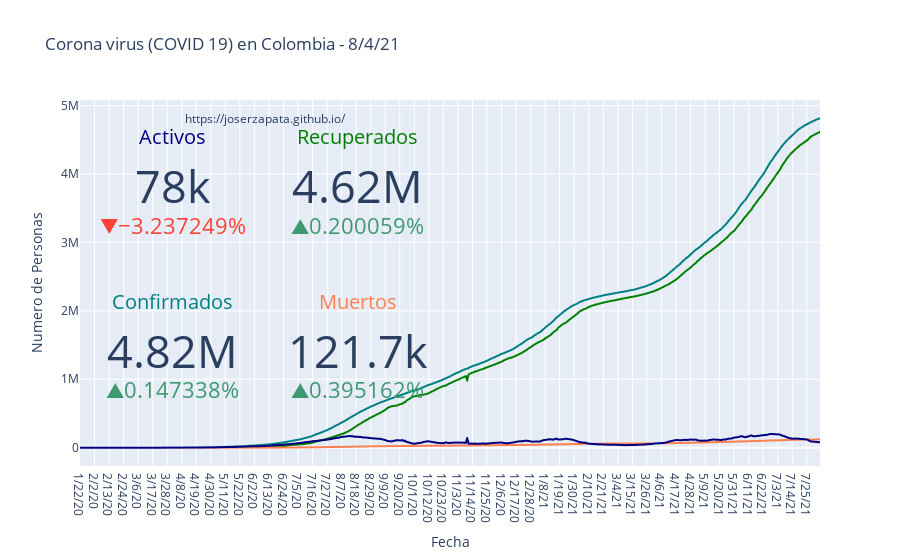

The notebook cell this image was saved under:
### Markdown cell above
## Numero de Casos COVID 19 en Colombia (Hasta 4 de Agosto 2021)

### Code cell
column_names = ["Fecha", "Confirmados", "Recuperados","Muertos"]
colombia = pd.DataFrame(columns = column_names)
colombia["Fecha"] = confirmed["Fecha"].values
colombia["Confirmados"] = confirmed["Colombia"].values
colombia["Recuperados"] = recovered.loc["Colombia"].values
colombia["Muertos"] = death.loc["Colombia"].values
colombia["Activos"] = colombia["Confirmados"] - colombia["Recuperados"] - colombia["Muertos"]

fecha_datos_completos = '8/4/21'
pos_final = len(colombia.set_index('Fecha').loc[:fecha_datos_completos,:])
colombia = colombia.iloc[:pos_final,:]


df_melt3 = colombia.melt(id_vars='Fecha', value_vars= list(colombia.columns)[1:], var_name=None)
fig = px.line(df_melt3, x='Fecha' , y='value', color='variable',
              color_discrete_sequence=["teal","green","coral", "navy"],
              title=f'Corona virus (COVID 19) en Colombia - {colombia.iloc[-1,0]}')
# Indicador de numero total de confirmados
fig.add_indicator( title= {'text':'Confirmados', 'font':{'color':'teal'}},
                  value = colombia['Confirmados'].iloc[-1],
                  mode = "number+delta", delta = {"reference": colombia['Confirmados'
                  ].iloc[-2], 'relative': True },domain = {'x': [0, 0.25], 'y': [0.15, .4]})
#Indicador numero total de Activos
fig.add_indicator(title={'text':'Activos', 'font':{'color':'navy'}},
                  value = colombia['Activos'].iloc[-1],
                  mode = "number+delta", delta = {"reference": colombia['Activos'
                  ].iloc[-2], 'relative': True },domain = {'x': [0, 0.25], 'y': [0.6, .85]})
#Indicador numero total de Recuperados
fig.add_indicator(title={'text':'Recuperados', 'font':{'color':'green'}},
                  value = colombia['Recuperados'].iloc[-1],
                  mode = "number+delta", delta = {"reference": colombia['Recuperados'
                  ].iloc[-2], 'relative': True },domain = {'x': [0.25, 0.50], 'y': [0.6, .85]})
#Indicador numero total de muertos
fig.add_indicator(title={'text':'Muertos', 'font':{'color':'coral'}},
                  value = colombia['Muertos'].iloc[-1],
                  mode = "number+delta", delta = {"reference": colombia['Muertos'
                  ].iloc[-2], 'relative': True },domain = {'x': [0.25, 0.5], 'y': [0.15, .4]})
fig.add_annotation(x=140, y=df_melt3['value'].max(),
                   text='https://joserzapata.github.io/', showarrow=False)
fig.layout.update(showlegend=False,
                  yaxis =  {"title": {"text": "Numero de Personas"}}, # Cambiar texto eje y
                  xaxis =  {"title": {"text": "Fecha"}})
# grabar grafica en chart-studio si se proporciona el api-key
if api_key: py.plot(fig, filename = 'Colombia_general', auto_open=False)
fig.show()

### Figure 1 — Plotly figure (JSON) as saved in the notebook; plotly's stock layout.template omitted (floating-point values rounded to 4 significant figures; data arrays with more than 128 entries replaced by an {"elided": "..."} marker saying what was removed)
{"data": [{"hovertemplate": "variable=Confirmados<br>Fecha=%{x}<br>value=%{y}<extra></extra>", "legendgroup": "Confirmados", "line": {"color": "teal", "dash": "solid"}, "marker": {"symbol": "circle"}, "mode": "lines", "name": "Confirmados", "showlegend": true, "type": "scattergl", "x": {"elided": "561 str values"}, "xaxis": "x", "y": {"elided": "561 int values"}, "yaxis": "y"}, {"hovertemplate": "variable=Recuperados<br>Fecha=%{x}<br>value=%{y}<extra></extra>", "legendgroup": "Recuperados", "line": {"color": "green", "dash": "solid"}, "marker": {"symbol": "circle"}, "mode": "lines", "name": "Recuperados", "showlegend": true, "type": "scattergl", "x": {"elided": "561 str values"}, "xaxis": "x", "y": {"elided": "561 int values"}, "yaxis": "y"}, {"hovertemplate": "variable=Muertos<br>Fecha=%{x}<br>value=%{y}<extra></extra>", "legendgroup": "Muertos", "line": {"color": "coral", "dash": "solid"}, "marker": {"symbol": "circle"}, "mode": "lines", "name": "Muertos", "showlegend": true, "type": "scattergl", "x": {"elided": "561 str values"}, "xaxis": "x", "y": {"elided": "561 int values"}, "yaxis": "y"}, {"hovertemplate": "variable=Activos<br>Fecha=%{x}<br>value=%{y}<extra></extra>", "legendgroup": "Activos", "line": {"color": "navy", "dash": "solid"}, "marker": {"symbol": "circle"}, "mode": "lines", "name": "Activos", "showlegend": true, "type": "scattergl", "x": {"elided": "561 str values"}, "xaxis": "x", "y": {"elided": "561 int values"}, "yaxis": "y"}, {"delta": {"reference": 4807979, "relative": true}, "domain": {"x": [0, 0.25], "y": [0.15, 0.4]}, "mode": "number+delta", "title": {"font": {"color": "teal"}, "text": "Confirmados"}, "type": "indicator", "value": 4815063}, {"delta": {"reference": 80624, "relative": true}, "domain": {"x": [0, 0.25], "y": [0.6, 0.85]}, "mode": "number+delta", "title": {"font": {"color": "navy"}, "text": "Activos"}, "type": "indicator", "value": 78014}, {"delta": {"reference": 4606139, "relative": true}, "domain": {"x": [0.25, 0.5], "y": [0.6, 0.85]}, "mode": "number+delta", "title": {"font": {"color": "green"}, "text": "Recuperados"}, "type": "indicator", "value": 4615354}, {"delta": {"reference": 121216, "relative": true}, "domain": {"x": [0.25, 0.5], "y": [0.15, 0.4]}, "mode": "number+delta", "title": {"font": {"color": "coral"}, "text": "Muertos"}, "type": "indicator", "value": 121695}], "layout": {"annotations": [{"showarrow": false, "text": "https://joserzapata.github.io/", "x": 140, "y": 4815063}], "legend": {"title": {"text": "variable"}, "tracegroupgap": 0}, "showlegend": false, "title": {"text": "Corona virus (COVID 19) en Colombia - 8/4/21"}, "xaxis": {"anchor": "y", "domain": [0, 1], "title": {"text": "Fecha"}}, "yaxis": {"anchor": "x", "domain": [0, 1], "title": {"text": "Numero de Personas"}}}}
